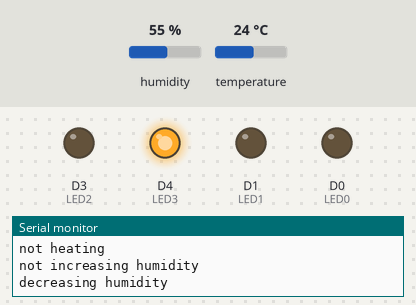
The sketch below on a simulated ESP8266 (NodeMCU). Parts: output pins drawn as LEDs (lit = HIGH), the last lines printed to the serial monitor. The test bench sets the inputs (shaded band); at power-on: humidity 55 %, temperature 24 °C. WiFi joins after 1.5 s; servers stay silent unless stated; no MQTT or app messages arrive unless stated.

Above: at 2.7 s.
2.8 s: humidity set to 34 %
14.2 s: humidity set to 31 %
At 19.8 s:
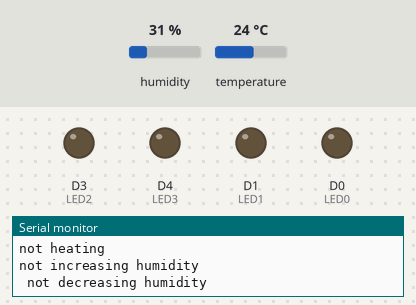
25.7 s: temperature set to 20.6 °C
31.3 s: temperature set to 19.2 °C
At 36.9 s:
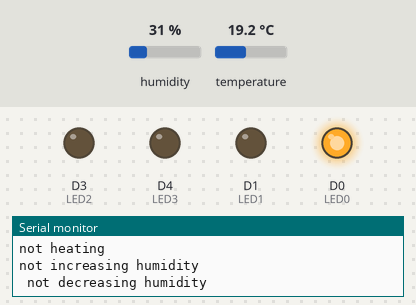
37.2 s: humidity set to 29 %
42.5 s: humidity set to 26 %
At 47.6 s:
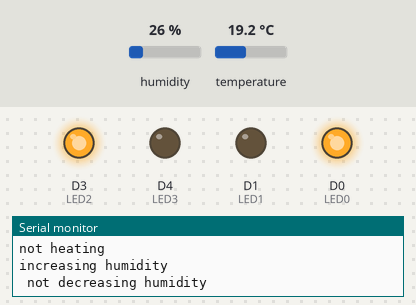
Timing chart, 0 to 49.1 s (numbered marks = the images above; inputs shaded):
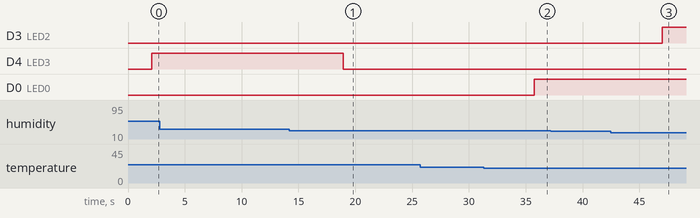

The sketch:

BuildingMonitoring.ino
```cpp
#include "DHTesp.h"
#include "ESP8266WiFi.h"
#include <PubSubClient.h>
#include <ArduinoJson.h>


#define DHTPIN 2     // what pin we're connected to

#define LED0 D0
#define LED1 D1
#define LED2 D3
#define LED3 D4

// Uncomment whatever type you're using!
//#define DHTTYPE DHT11   // DHT 11
//#define DHTTYPE DHT22   // DHT 22  (AM2302)
#define DHTTYPE DHT21   // DHT 21 (AM2301)

// Connect pin 1 (on the left) of the sensor to +5V
// Connect pin 2 of the sensor to whatever your DHTPIN is
// Connect pin 4 (on the right) of the sensor to GROUND
// Connect a 10K resistor from pin 2 (data) to pin 1 (power) of the sensor

DHTesp dht;

char* ssid = "somessid";            // your network SSID (name)
char* pass = "password";        // your network password


const char *mqtt_server = "192.168.0.105";
const int mqtt_port = 1883;
const char *mqtt_user = "";
const char *mqtt_pass = "";
const char *clientId = "room409";

int status = WL_IDLE_STATUS;     // the Wifi radio's status
int temperature = 22;
int humidity = 30;


void callback(char* topic, byte* payload, unsigned int length)
{
  Serial.print(topic);
  Serial.print(" => ");

  for (int i = 0; i < length; i++) {
    Serial.print((char)payload[i]);
  }
  Serial.println();
  const int capacity = JSON_OBJECT_SIZE(3);
  StaticJsonDocument<capacity> doc;
  deserializeJson(doc, payload);
  const char* clientIdFromRequest = doc["clientId"];
  int _temperature = doc["temperature"];
  int _humidity = doc["humidity"];
  Serial.println(_temperature);
  Serial.println(_humidity);

  if (String(clientId) == String(clientIdFromRequest)) {
    Serial.println("it's me");
    temperature = _temperature;
    humidity = _humidity;
  }
}

WiFiClient wclient;
PubSubClient client(wclient);


void setup() {
  pinMode(LED0, OUTPUT);
  pinMode(LED1, OUTPUT);
  pinMode(LED2, OUTPUT);
  pinMode(LED3, OUTPUT);


  Serial.begin(9600);
  Serial.println("DHT21 test!");

  dht.setup(4, DHTesp::DHT22);

  WiFi.begin(ssid, pass);
  while (WiFi.status() != WL_CONNECTED)
  {
    delay(500);
    Serial.print("*");
  }

  Serial.println("");
  Serial.println("WiFi connection Successful");
  Serial.print("The IP Address of ESP8266 Module is: ");
  Serial.print(WiFi.localIP());// Print the IP address
  client.setServer(mqtt_server, 1883);
  client.setCallback(callback);
}

void loop() {
  client.connect("409");
  Serial.println(client.connected());

  sendData();
  wait(5000);


}

void wait(int time) {
  int now = millis();

  while ((millis() - now) < time) {
    client.subscribe("server");
    client.loop();
    yield();
  }
}


void sendData() {
  // Reading temperature or humidity takes about 250 milliseconds!
  // Sensor readings may also be up to 2 seconds 'old' (its a very slow sensor)
  float h = dht.getHumidity();
  wait(500);
  float t = dht.getTemperature();

  if (isnan(t) || isnan(h)) {
    Serial.println("Failed to read from DHT");
  } else {
    Serial.print("Humidity: ");
    Serial.print(h);
    Serial.print(" %\t");
    Serial.print("Temperature: ");
    Serial.print(t);
    Serial.println(" *C");
    if ((temperature - t) > 2 ) {
      digitalWrite(LED0, HIGH);
      Serial.println("cooling");
    } else {
      digitalWrite(LED0, LOW);
      Serial.println("Not cooling");

    }

    if ((t - temperature) > 2) {
      digitalWrite(LED1, HIGH);
      Serial.println("heating");

    } else {
      digitalWrite(LED1, LOW);
      Serial.println("not heating");

    }

    if ((humidity - h) > 2) {
      digitalWrite(LED2, HIGH);
      Serial.println("increasing humidity");

    } else {
      digitalWrite(LED2, LOW);
      Serial.println("not increasing humidity");
    }

    if ((h - humidity) > 2) {
      digitalWrite(LED3, HIGH);
      Serial.println("decreasing humidity");

    } else {
      digitalWrite(LED3, LOW);
      Serial.println(" not decreasing humidity");

    }


    //sending data
    const int capacity = JSON_OBJECT_SIZE(3);
    StaticJsonDocument<capacity> doc;
    doc["temperature"] = (int)t;
    doc["humidity"] = (int)h;
    doc["clientId"] = clientId;
    String output;
    serializeJson(doc, output);
    client.publish("client", output.c_str());
  }

}
```

Measured:
- the behaviour switches between 33 and 32 % on humidity (found by bisection; images 0 and 1)
- the behaviour switches between 20 and 19.9 °C on temperature (found by bisection; images 1 and 2)
- the behaviour switches between 28 and 27 % on humidity (found by bisection; images 2 and 3)
- after the input at 14.2 s, D4 (LED3): HIGH → LOW after 4.7 s
- after the input at 31.3 s, D0 (LED0): LOW → HIGH after 4.5 s
- after the input at 42.5 s, D3 (LED2): LOW → HIGH after 4.5 s
